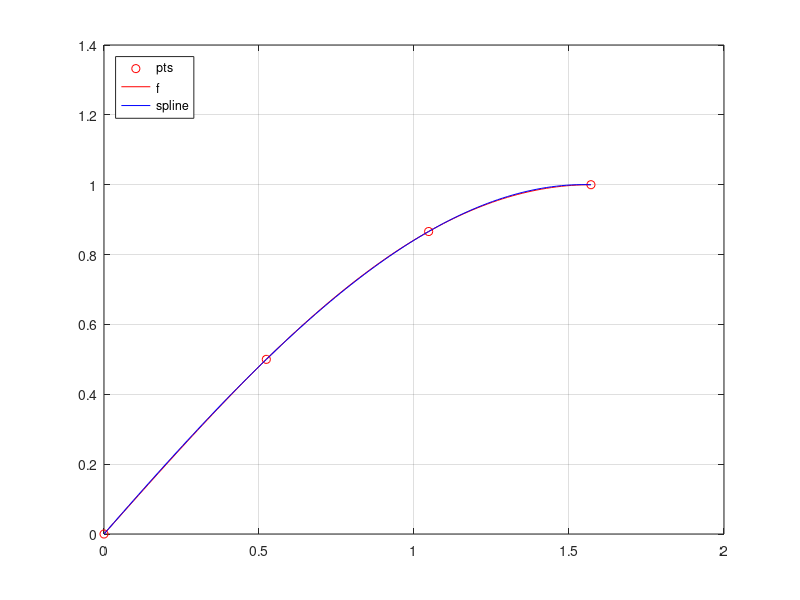

Write MATLAB code to recreate this figure.
x = [0 pi/3 pi/6 pi/2]';
y = sin(x);

s = spline(x,y)

xx=linspace(0,pi/2);
plot(x,y,'ro',...
     xx,sin(xx),'r-',...
     xx,ppval(s,xx),'b-');grid
legend("pts","f","spline","location","northwest")
